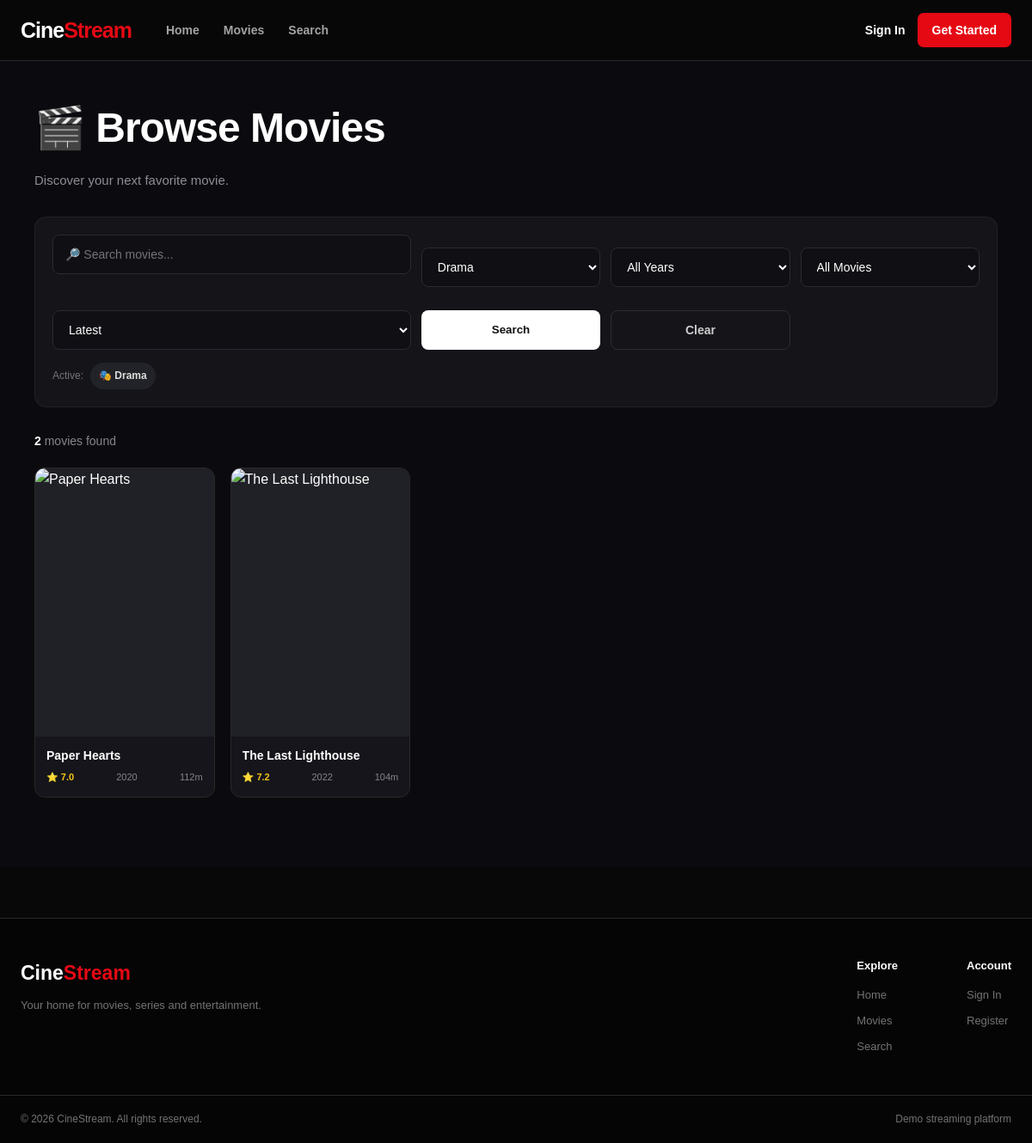
The page /movies.php?genre=3 on the database its author committed.
### tables this page shows
CREATE TABLE `genres` (
  `id`   INT UNSIGNED NOT NULL AUTO_INCREMENT,
  `name` VARCHAR(50) NOT NULL,
  PRIMARY KEY (`id`),
  UNIQUE KEY `uq_genres_name` (`name`)
);

CREATE TABLE `movies` (
  `id`           INT UNSIGNED NOT NULL AUTO_INCREMENT,
  `tmdb_id`      INT UNSIGNED DEFAULT NULL,
  `title`        VARCHAR(255) NOT NULL,
  `description`  TEXT NOT NULL,
  `tagline`      VARCHAR(500) DEFAULT NULL,
  `release_year` SMALLINT UNSIGNED NOT NULL,
  `release_date` DATE DEFAULT NULL,
  `duration`     SMALLINT UNSIGNED NOT NULL COMMENT 'Minutes',
  `budget`       BIGINT UNSIGNED NOT NULL DEFAULT 0,
  `revenue`      BIGINT UNSIGNED NOT NULL DEFAULT 0,
  `poster`       VARCHAR(255) DEFAULT NULL,
  `backdrop`     VARCHAR(500) DEFAULT NULL,
  `trailer_url`  VARCHAR(500) DEFAULT NULL,
  `trailer_key`  VARCHAR(100) DEFAULT NULL,
  `director`     VARCHAR(255) DEFAULT NULL,
  `cast_data`    LONGTEXT DEFAULT NULL,
  `video_url`    VARCHAR(500) NOT NULL,
  `rating`       DECIMAL(3,1) NOT NULL DEFAULT 0.0,
  `is_premium`   TINYINT(1) NOT NULL DEFAULT 0,
  `created_at`   TIMESTAMP NOT NULL DEFAULT CURRENT_TIMESTAMP,
  PRIMARY KEY (`id`),
  UNIQUE KEY `uq_movies_tmdb_id` (`tmdb_id`),
  KEY `idx_movies_title` (`title`),
  KEY `idx_movies_release_year` (`release_year`),
  KEY `idx_movies_is_premium` (`is_premium`),
  KEY `idx_movies_rating` (`rating`),
  FULLTEXT KEY `ft_movies_title_description` (`title`,`description`),
  CONSTRAINT `chk_movies_rating` CHECK (`rating` >= 0 AND `rating` <= 10)
);

### includes/auth.php (called while the page is built, shortened)
<?php
function e(mixed $value): string
{
    return htmlspecialchars((string) $value, ENT_QUOTES | ENT_SUBSTITUTE, 'UTF-8');
}

### movies.php (the view, shortened to what this page needs)
<?php
require_once __DIR__ . '/includes/auth.php';
$db = getDB();
$search = trim((string) ($_GET['search'] ?? ''));
$genreId = (int) ($_GET['genre'] ?? 0);
$year = (int) ($_GET['year'] ?? 0);
$premium = $_GET['premium'] ?? 'all';
$sort = $_GET['sort'] ?? 'latest';
$page = max(1, (int) ($_GET['page'] ?? 1));
$perPage = 12;
$genreStmt = $db->query(
    'SELECT
        id,
        name
     FROM genres
     ORDER BY name ASC'
);
$genres = $genreStmt->fetchAll();
$where = [];
$params = [];
if ($genreId > 0) {
    $where[] = 'mg.genre_id = :genre_id';
    $params[':genre_id'] = $genreId;
}
$whereSql = '';
if (!empty($where)) {
    $whereSql = ' WHERE ' . implode(' AND ', $where);
}
$genreJoin = '';
if ($genreId > 0) {
    $genreJoin = '
        INNER JOIN movie_genres mg
            ON mg.movie_id = m.id
    ';
}
$countSql = '
    SELECT COUNT(DISTINCT m.id)
    FROM movies m
    ' . $genreJoin . '
    ' . $whereSql;
$countStmt = $db->prepare($countSql);
$countStmt->execute($params);
$totalMovies = (int) $countStmt->fetchColumn();
$offset = ($page - 1) * $perPage;
$orderSql = match ($sort) {
    'rating' =>
        'm.rating DESC, m.title ASC',
    'title' =>
        'm.title ASC',
    'oldest' =>
        'm.release_year ASC, m.title ASC',
    default =>
        'm.created_at DESC, m.id DESC'
};
$sql = '
    SELECT DISTINCT
        m.id,
        m.title,
        m.description,
        m.release_year,
        m.duration,
        m.poster,
        m.rating,
        m.is_premium,
        m.created_at
    FROM movies m
    ' . $genreJoin . '
    ' . $whereSql . '
    ORDER BY ' . $orderSql . '
    LIMIT ' . (int) $perPage . '
    OFFSET ' . (int) $offset;
$stmt = $db->prepare($sql);
$stmt->execute($params);
$movies = $stmt->fetchAll();
require_once __DIR__ . '/includes/header.php';
?>
<div class="movies-page">
    <div class="movies-container">
        <header class="movies-header">
            <h1 class="movies-title">
                🎬 Browse Movies
            </h1>
            <p class="movies-subtitle">
                Discover your next favorite movie.
            </p>
        </header>
        <form
            method="GET"
            action="<?= BASE_URL ?>/movies.php"
            class="movies-filters"
        >
            <div class="filter-row">
                <div class="search-box">
                    <input
                        type="text"
                        name="search"
                        value="<?= e($search) ?>"
                        placeholder="🔎 Search movies..."
                    >
                </div>
                <select
                    name="genre"
                    class="filter-select"
                >
                    <?php foreach ($genres as $genre): ?>
                        <option
                            value="<?= (int) $genre['id'] ?>"
                            <?= $genreId === (int) $genre['id'] ? 'selected' : '' ?>
                        >
                            <?= e($genre['name']) ?>
                        </option>
                    <?php endforeach; ?>
                </select>
                <select
                    name="year"
                    class="filter-select"
                >
                    <option value="0">
                        All Years
                    </option>
                </select>
                <select
                    name="premium"
                    class="filter-select"
                >
                    <option
                        value="all"
                        <?= $premium === 'all' ? 'selected' : '' ?>
                    >
                        All Movies
                    </option>
                </select>
                <select
                    name="sort"
                    class="filter-select"
                >
                    <option
                        value="latest"
                        <?= $sort === 'latest' ? 'selected' : '' ?>
                    >
                        Latest
                    </option>
                </select>
                <button
                    type="submit"
                    class="filter-btn"
                >
                    Search
                </button>
                <a
                    href="<?= BASE_URL ?>/movies.php"
                    class="clear-btn"
                >
                    Clear
                </a>
            </div>
            <?php if (
                $search !== '' ||
                $genreId > 0 ||
                $year > 0 ||
                $premium !== 'all' ||
                $sort !== 'latest'
            ): ?>
                <div class="active-filters">
                    <span class="filter-label">
                        Active:
                    </span>
                    <?php if ($genreId > 0): ?>
                        <?php
                        $selectedGenreName = 'Genre';
                        foreach ($genres as $genre) {
                            if ((int) $genre['id'] === $genreId) {
                                $selectedGenreName = $genre['name'];
                                break;
                            }
                        }
                        ?>
                        <span class="filter-tag">
                            🎭 <?= e($selectedGenreName) ?>
                        </span>
                    <?php endif; ?>
                </div>
            <?php endif; ?>
        </form>
        <div class="result-bar">
            <div class="result-count">
                <strong>
                    <?= $totalMovies ?>
                </strong>
                movie<?= $totalMovies !== 1 ? 's' : '' ?> found
            </div>
        </div>
        <?php if (!empty($movies)): ?>
            <div class="movies-grid">
                <?php foreach ($movies as $movie): ?>
                    <article class="movie-card">
                        <a
                            href="<?= BASE_URL ?>/movie.php?id=<?= (int) $movie['id'] ?>"
                            style="text-decoration:none;"
                        >
                            <div class="movie-poster">
                            </div>
                            <div class="movie-info">
                                <div class="movie-title">
                                    <?= e($movie['title']) ?>
                                </div>
                                <div class="movie-meta">
                                    <span class="movie-rating">
                                        ⭐ <?= number_format(
                                            (float) $movie['rating'],
                                            1
                                        ) ?>
                                    </span>
                                    <span>
                                        <?= (int) $movie['release_year'] ?>
                                    </span>
                                    <span>
                                        <?= (int) $movie['duration'] ?>m
                                    </span>
                                </div>
                            </div>
                        </a>
                    </article>
                <?php endforeach; ?>
            </div>
        <?php endif; ?>
    </div>
</div>
<?php
require_once __DIR__ . '/includes/footer.php';
?>

### assets/css/style.css (style rules this page uses)
* { margin: 0; padding: 0; box-sizing: border-box; }
:root { --bg-primary: #080808; --bg-secondary: #111111; --bg-card: #171717; --bg-hover: #222222; --text-primary: #ffffff; --text-secondary: #a3a3a3; --text-muted: #737373; --accent: #e50914; --accent-hover: #f6121d; --border: #292929; --container-width: 1200px; }
html { scroll-behavior: smooth; }
body { font-family: Arial, Helvetica, sans-serif; background: var(--bg-primary); color: var(--text-primary); min-height: 100vh; line-height: 1.6; }
a { color: inherit; text-decoration: none; }
button, input, select { font-family: inherit; }
button { cursor: pointer; }
.movie-card { min-width: 0; background: var(--bg-card); border: 1px solid var(--border); border-radius: 10px; overflow: hidden; transition: transform 0.2s, border-color 0.2s, box-shadow 0.2s; }
.movie-poster { position: relative; aspect-ratio: 2 / 3; overflow: hidden; background: #202020; }
.movie-info { padding: 14px; }
.movie-title { font-size: 15px; font-weight: 700; white-space: nowrap; overflow: hidden; text-overflow: ellipsis; margin-bottom: 7px; }
.movie-meta { display: flex; align-items: center; gap: 8px; color: var(--text-muted); font-size: 12px; }
.movie-rating { color: #facc15; font-weight: 700; }
.search-box { display: flex; gap: 10px; margin-bottom: 30px; }
.search-box input { flex: 1; min-width: 0; background: var(--bg-secondary); border: 1px solid var(--border); border-radius: 8px; padding: 13px 15px; color: white; outline: none; }

### movies.php (style rules this page uses)
.movies-page { min-height: 100vh; background: #0b0b0f; color: #fff; padding: 40px 0 80px; }
.movies-container { width: min(1400px, calc(100% - 80px)); margin: 0 auto; }
.movies-header { margin-bottom: 30px; }
.movies-title { margin: 0; font-size: clamp(32px, 4vw, 48px); font-weight: 900; letter-spacing: -1px; }
.movies-subtitle { margin: 10px 0 0; color: #8d8d96; font-size: 15px; }
.movies-filters { padding: 20px; margin-bottom: 28px; border-radius: 14px; background: #141419; border: 1px solid rgba(255,255,255,0.06); }
.filter-row { display: grid; grid-template-columns: minmax(220px, 2fr) repeat(4, minmax(130px, 1fr)) auto auto; gap: 12px; align-items: center; }
.search-box { position: relative; }
.search-box input, .filter-select { width: 100%; height: 46px; padding: 0 14px; border-radius: 8px; border: 1px solid #2a2a32; background: #0f0f14; color: #fff; outline: none; font-size: 14px; box-sizing: border-box; }
.filter-select { cursor: pointer; }
.filter-btn { height: 46px; padding: 0 18px; border: none; border-radius: 8px; background: #fff; color: #111; font-weight: 800; cursor: pointer; transition: 0.2s ease; white-space: nowrap; }
.clear-btn { height: 46px; display: inline-flex; align-items: center; justify-content: center; padding: 0 18px; border-radius: 8px; border: 1px solid #2d2d35; color: #ccc; text-decoration: none; font-size: 14px; font-weight: 700; white-space: nowrap; transition: 0.2s ease; }
.active-filters { display: flex; flex-wrap: wrap; align-items: center; gap: 8px; margin-top: 15px; }
.filter-label { color: #777; font-size: 12px; }
.filter-tag { display: inline-flex; align-items: center; gap: 5px; padding: 6px 10px; border-radius: 999px; background: #222229; color: #ddd; font-size: 12px; font-weight: 700; }
.result-bar { display: flex; align-items: center; justify-content: space-between; gap: 15px; margin-bottom: 20px; }
.result-count { color: #85858e; font-size: 14px; }
.result-count strong { color: #fff; }
.movies-grid { display: grid; grid-template-columns: repeat(6, minmax(0, 1fr)); gap: 18px; }
.movie-card { min-width: 0; overflow: hidden; border-radius: 12px; background: #15151b; transition: transform 0.25s ease, box-shadow 0.25s ease; }
.movie-poster { position: relative; aspect-ratio: 2 / 3; overflow: hidden; background: #202027; }
.movie-info { padding: 13px; }
.movie-title { display: block; margin-bottom: 8px; color: #fff; text-decoration: none; font-size: 14px; font-weight: 800; line-height: 1.3; white-space: nowrap; overflow: hidden; text-overflow: ellipsis; }
.movie-meta { display: flex; align-items: center; justify-content: space-between; gap: 5px; color: #85858d; font-size: 11px; }
.movie-rating { color: #f5c518; font-weight: 800; }
@media (max-width: 1250px) { .movies-grid { grid-template-columns: repeat(5, minmax(0, 1fr)); } }
@media (max-width: 1250px) { .filter-row { grid-template-columns: 2fr repeat(3, 1fr); } }

### rows shown on the page
genres: name "Drama"
movies: title "Paper Hearts", rating "7.0", release_year "2020", duration "112"
movies: title "The Last Lighthouse", rating "7.2", release_year "2022", duration "104"

### other values the page prints
$totalMovies "2"
form field genre "Drama"
